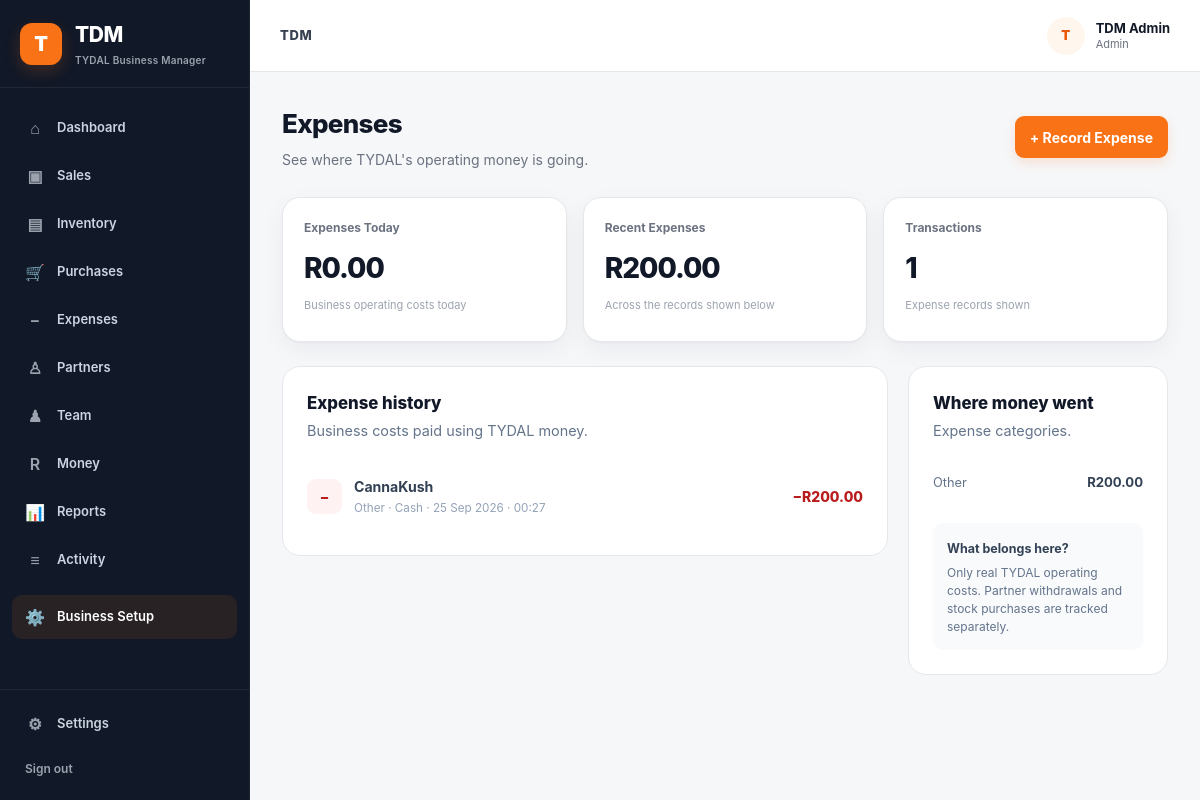
The page /expenses/ (signed in) on the database its author committed.
### app/models.py (models this page shows)
class User(UserMixin, db.Model):
    __tablename__ = "users"
    id = db.Column(db.Integer, primary_key=True)
    name = db.Column(
        db.String(100),
        nullable=False
    )
    phone = db.Column(
        db.String(30),
        unique=True,
        nullable=False,
        index=True
    )
    password_hash = db.Column(
        db.String(255),
        nullable=False
    )
    role = db.Column(
        db.String(30),
        nullable=False,
        default="partner"
    )
    is_active = db.Column(
        db.Boolean,
        default=True,
        nullable=False
    )
    created_at = db.Column(
        db.DateTime,
        default=datetime.utcnow,
        nullable=False
    )
    transactions = db.relationship(
        "FinancialTransaction",
        back_populates="created_by",
        foreign_keys="FinancialTransaction.created_by_id"
    )

class Expense(db.Model):
    __tablename__ = "expenses"
    id = db.Column(
        db.Integer,
        primary_key=True
    )
    description = db.Column(
        db.String(200),
        nullable=False
    )
    category = db.Column(
        db.String(100),
        nullable=False
    )
    amount = db.Column(
        db.Numeric(12, 2),
        nullable=False
    )
    money_account_id = db.Column(
        db.Integer,
        db.ForeignKey("money_accounts.id"),
        nullable=False
    )
    recorded_by_id = db.Column(
        db.Integer,
        db.ForeignKey("users.id"),
        nullable=False
    )
    notes = db.Column(
        db.Text,
        nullable=True
    )
    expense_date = db.Column(
        db.DateTime,
        nullable=False,
        default=datetime.utcnow
    )
    is_historical = db.Column(
        db.Boolean,
        default=False,
        nullable=False
    )
    is_estimate = db.Column(
        db.Boolean,
        default=False,
        nullable=False
    )
    created_at = db.Column(
        db.DateTime,
        default=datetime.utcnow,
        nullable=False
    )
    money_account = db.relationship(
        "MoneyAccount"
    )
    recorded_by = db.relationship(
        "User"
    )

class MoneyAccount(db.Model):
    __tablename__ = "money_accounts"
    id = db.Column(
        db.Integer,
        primary_key=True
    )
    name = db.Column(
        db.String(100),
        nullable=False
    )
    account_type = db.Column(
        db.String(30),
        nullable=False
    )
    owner_user_id = db.Column(
        db.Integer,
        db.ForeignKey("users.id"),
        nullable=True
    )
    opening_balance = db.Column(
        db.Numeric(12, 2),
        default=Decimal("0.00"),
        nullable=False
    )
    is_active = db.Column(
        db.Boolean,
        default=True,
        nullable=False
    )
    created_at = db.Column(
        db.DateTime,
        default=datetime.utcnow,
        nullable=False
    )
    owner = db.relationship(
        "User",
        backref="money_accounts"
    )

### app/routes/expenses.py (the view)
@expenses.route("/")
@login_required
def index():
    expense_records = (
        Expense.query
        .order_by(
            Expense.expense_date.desc(),
            Expense.id.desc()
        )
        .limit(50)
        .all()
    )
    money_accounts = (
        MoneyAccount.query
        .filter_by(is_active=True)
        .order_by(MoneyAccount.name.asc())
        .all()
    )
    total_expenses = sum(
        (
            Decimal(str(expense.amount or 0))
            for expense in expense_records
        ),
        Decimal("0.00")
    )
    today = datetime.utcnow().date()
    today_expenses = sum(
        (
            Decimal(str(expense.amount or 0))
            for expense in expense_records
            if expense.expense_date.date() == today
        ),
        Decimal("0.00")
    )
    category_totals = {}
    for expense in expense_records:
        category = (
            expense.category
            or "Other"
        )
        amount = Decimal(
            str(expense.amount or 0)
        )
        category_totals[category] = (
            category_totals.get(
                category,
                Decimal("0.00")
            )
            + amount
        )
    category_rows = sorted(
        category_totals.items(),
        key=lambda item: item[1],
        reverse=True
    )
    account_rows = []
    for account in money_accounts:
        account_rows.append({
            "account": account,
            "balance": get_account_balance(
                account.id
            )
        })
    return render_template(
        "expenses/index.html",
        expenses=expense_records,
        account_rows=account_rows,
        total_expenses=total_expenses,
        today_expenses=today_expenses,
        category_rows=category_rows
    )

### app/__init__.py (called while the page is built)
@login_manager.user_loader
def load_user(user_id):
    from app.models import User
    return db.session.get(User, int(user_id))

### app/routes/expenses.py (called while the page is built)
def get_account_balance(account_id):
    transactions = FinancialTransaction.query.filter(
        (FinancialTransaction.to_account_id == account_id) |
        (FinancialTransaction.from_account_id == account_id)
    ).all()
    balance = Decimal("0.00")
    for transaction in transactions:
        amount = Decimal(
            str(transaction.amount or 0)
        )
        if transaction.to_account_id == account_id:
            balance += amount
        if transaction.from_account_id == account_id:
            balance -= amount
    return balance

### app/templates/expenses/index.html (shortened to what this page needs)
{% extends "base.html" %}
{% block content %}
<div class="page-header expenses-page-header">
    <div>
        <h2>Expenses</h2>
        <p>See where TYDAL's operating money is going.</p>
    </div>
    <button class="primary-button" type="button" onclick="openExpenseModal()" >
        + Record Expense
    </button>
</div>
<div class="expenses-summary-grid">
    <div class="stat-card">
        <div class="stat-label">
            Expenses Today
        </div>
        <div class="stat-value">
            R{{ "%.2f"|format(today_expenses) }}
        </div>
        <div class="stat-description">
            Business operating costs today
        </div>
    </div>
    <div class="stat-card">
        <div class="stat-label">
            Recent Expenses
        </div>
        <div class="stat-value">
            R{{ "%.2f"|format(total_expenses) }}
        </div>
        <div class="stat-description">
            Across the records shown below
        </div>
    </div>
    <div class="stat-card">
        <div class="stat-label">
            Transactions
        </div>
        <div class="stat-value">
            {{ expenses|length }}
        </div>
        <div class="stat-description">
            Expense records shown
        </div>
    </div>
</div>
<div class="expenses-layout">
    <section class="expenses-section">
        <div class="section-heading">
            <div>
                <h3>Expense history</h3>
                <p>
                    Business costs paid using TYDAL money.
                </p>
            </div>
        </div>
        {% if expenses %}
        <div class="expense-list">
            {% for expense in expenses %}
            <div class="expense-row">
                <div class="expense-main">
                    <div class="expense-icon">
                        −
                    </div>
                    <div>
                        <strong>
                            {{ expense.description }}
                        </strong>
                        <span>
                            {{ expense.category }}
                            ·
                            {{ expense.money_account.name }}
                            ·
                            {{ expense.expense_date.strftime("%d %b %Y · %H:%M") }}
                        </span>
                    </div>
                </div>
                <div class="expense-amount">
                    −R{{ "%.2f"|format(expense.amount) }}
                </div>
            </div>
            {% endfor %}
        </div>
        {% endif %}
    </section>
    <aside class="expense-category-card">
        <div class="section-heading">
            <div>
                <h3>Where money went</h3>
                <p>
                    Expense categories.
                </p>
            </div>
        </div>
        {% if category_rows %}
        <div class="category-list">
            {% for category, amount in category_rows %}
            <div class="category-row">
                <span>
                    {{ category }}
                </span>
                <strong>
                    R{{ "%.2f"|format(amount) }}
                </strong>
            </div>
            {% endfor %}
        </div>
        {% else %}
        <div class="category-empty">
            Nothing to analyse yet.
        </div>
        {% endif %}
        <div class="expense-rule-note">
            <strong>What belongs here?</strong>
            <p>
                Only real TYDAL operating costs.
                Partner withdrawals and stock purchases
                are tracked separately.
            </p>
        </div>
    </aside>
</div>
{% endblock %}

### app/templates/base.html (shortened to what this page needs)
<!DOCTYPE html>
<html lang="en">
<head>
    <link rel="stylesheet" href="{{ url_for('static', filename='css/style.css') }}">
</head>
<body>
    <div class="app-shell">
        <aside class="sidebar" id="sidebar">
            <div class="brand">
                <div class="brand-mark">T</div>
                <div>
                    <h1>TDM</h1>
                    <span>TYDAL Business Manager</span>
                </div>
            </div>
            <nav class="main-nav">
                <a href="{{ url_for('main.home') }}" class="nav-item">
                    <span>⌂</span>
                    <span>Dashboard</span>
                </a>
                <a href="{{ url_for('sales.index') }}" class="nav-item">
                    <span>▣</span>
                    <span>Sales</span>
                </a>
                <a href="{{ url_for('inventory.index') }}" class="nav-item">
                    <span>▤</span>
                    <span>Inventory</span>
                </a>
                <a href="{{ url_for('purchases.index') }}" class="nav-item">
                    <span>🛒</span>
                    <span>Purchases</span>
                </a>
                <a href="{{ url_for('expenses.index') }}" class="nav-item">
                    <span>−</span>
                    <span>Expenses</span>
                </a>
                <a href="{{ url_for('partners.index') }}" class="nav-item">
                    <span>♙</span>
                    <span>Partners</span>
                </a>
                {% if current_user.role == "admin" %}
                <a href="{{ url_for('team.index') }}" class="nav-item">
                    <span>♟</span>
                    <span>Team</span>
                </a>
                {% endif %}
                <a href="{{ url_for('money.index') }}" class="nav-item">
                    <span>R</span>
                    <span>Money</span>
                </a>
                <a href="{{ url_for('reports.index') }}" class="nav-item">
                    <span>📊</span>
                    <span>Reports</span>
                </a>
                <a href="{{ url_for('activity.index') }}" class="nav-item">
                    <span>≡</span>
                    <span>Activity</span>
                </a>
                <a href="{{ url_for('setup.index') }}" class="nav-link">
                    <span>⚙️</span>
                    <span>Business Setup</span>
                </a>
            </nav>
            <div class="sidebar-bottom">
                <a href="#" class="nav-item">
                    <span>⚙</span>
                    <span>Settings</span>
                </a>
                <a href="{{ url_for('auth.logout') }}" class="logout-link">
                    Sign out
                </a>
            </div>
        </aside>
        <div class="main-area">
            <header class="topbar">
                <div class="topbar-title">
                    <span>TDM</span>
                </div>
                <div class="user-menu">
                    <div class="user-avatar">
                        {{ current_user.name[0]|upper }}
                    </div>
                    <div class="user-info">
                        <strong>{{ current_user.name }}</strong>
                        <span>{{ current_user.role|capitalize }}</span>
                    </div>
                </div>
            </header>
            <main class="content">
                {% block content %}{% endblock %}
            </main>
        </div>
    </div>
</body>
</html>

### rows shown on the page
User: name "T", name "TDM Admin", role "Admin"
Expense: description "CannaKush", category "Other", money_account.name "Cash", expense_date "25 Sep 2026 · 00:27", amount "200.00"

### other values the page prints
{{ "%.2f"|format(today_expenses) }} "0.00"
{{ "%.2f"|format(total_expenses) }} "200.00"
{{ expenses|length }} "1"
